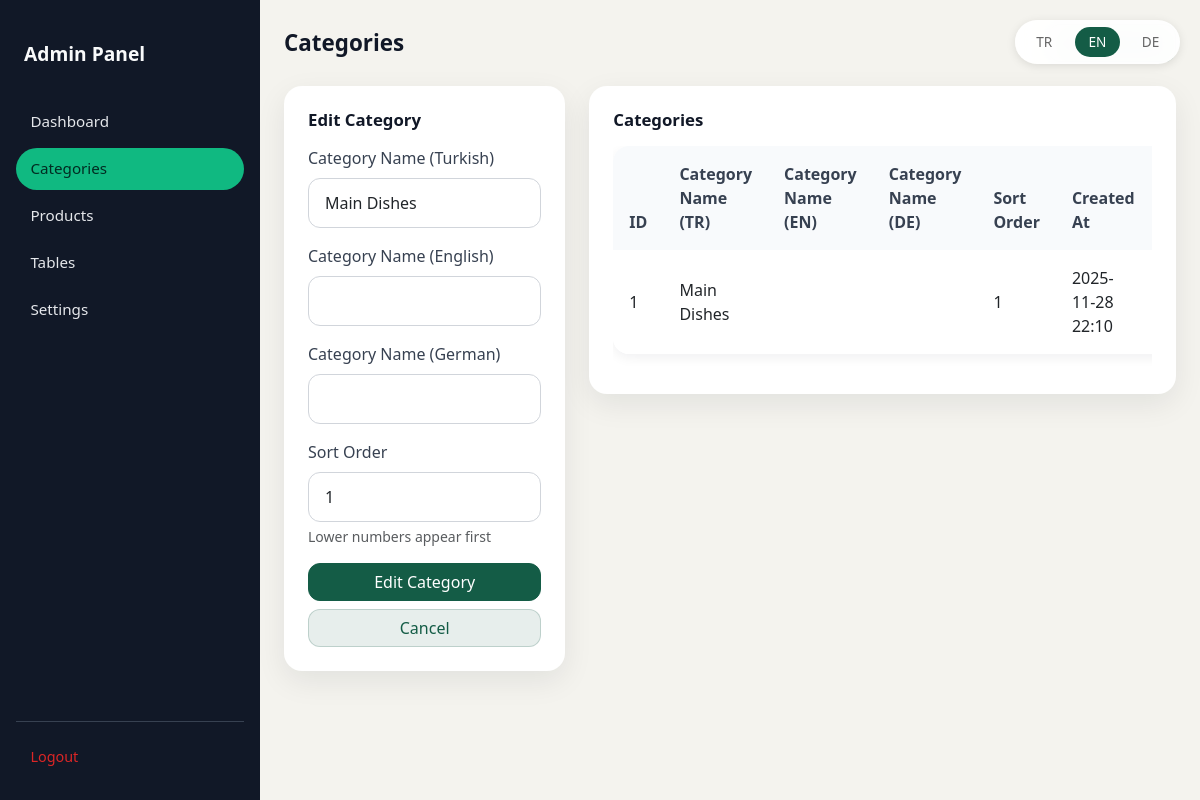
The app's page /admin/categories.php?edit_id=1 (signed in) with its own data.
### tables this page shows
CREATE TABLE IF NOT EXISTS categories (
    id INT AUTO_INCREMENT PRIMARY KEY,
    restaurant_id INT NOT NULL,
    name VARCHAR(100),
    sort_order INT DEFAULT 0,
    created_at TIMESTAMP DEFAULT CURRENT_TIMESTAMP,
    FOREIGN KEY (restaurant_id) REFERENCES restaurants(id) ON DELETE CASCADE
);

### app/includes/lang.php (called while the page is built, shortened)
<?php
function getSupportedLanguages(): array {
    return [
        'tr' => ['code' => 'tr', 'name' => 'Türkçe'],
        'en' => ['code' => 'en', 'name' => 'English'],
        'de' => ['code' => 'de', 'name' => 'Deutsch'],
    ];
}
function t(string $key, array $replacements = []): string {
    $translation = $GLOBALS['translations'][$key] ?? $key;
    return $translation;
}
function getCurrentLangCode(): string {
    return $GLOBALS['current_lang'];
}
function buildLanguageUrl(string $langCode): string {
    $currentUrl = $_SERVER['REQUEST_URI'];
    $urlParts = parse_url($currentUrl);
    $queryParams = [];
    if (isset($urlParts['query'])) {
        parse_str($urlParts['query'], $queryParams);
    }
    $queryParams['lang'] = $langCode;
    $newQuery = http_build_query($queryParams);
    $newUrl = $urlParts['path'] . ($newQuery ? '?' . $newQuery : '');
    return $newUrl;
}
?>

### public/admin/categories.php (the view, shortened to what this page needs)
<?php
$pdo = getDb();
$editCategory = null;
if (isset($_GET['edit_id'])) {
    $editId = (int)$_GET['edit_id'];
    try {
        $stmt = $pdo->prepare("SELECT * FROM categories WHERE id = :id AND restaurant_id = 1");
        $stmt->bindParam(':id', $editId);
        $stmt->execute();
        $editCategory = $stmt->fetch();
    } catch (PDOException $e) {
        $error = 'Error fetching category: ' . $e->getMessage();
    }
}
try {
    $stmt = $pdo->prepare("SELECT * FROM categories WHERE restaurant_id = 1 ORDER BY sort_order, id");
    $stmt->execute();
    $categories = $stmt->fetchAll();
} catch (PDOException $e) {
    $error = 'Error fetching categories: ' . $e->getMessage();
    $categories = [];
}
?>
<!DOCTYPE html>
<html lang="<?= getCurrentLangCode() ?>">
<head>
    <link href="https://cdn.jsdelivr.net/npm/bootstrap@5.3.0/dist/css/bootstrap.min.css" rel="stylesheet">
    <link href="/assets/admin.css?v=<?= time() ?>" rel="stylesheet">
</head>
<body class="admin-body">
    <div class="language-switcher d-none d-md-block">
        <?php
        $supportedLangs = getSupportedLanguages();
        $currentLang = getCurrentLangCode();
        ?>
        <?php foreach ($supportedLangs as $langCode => $langInfo): ?>
            <a href="<?= buildLanguageUrl($langCode) ?>"
               class="btn btn-sm <?= $currentLang === $langCode ? 'active' : '' ?>"
               title="<?= htmlspecialchars($langInfo['name']) ?>">
                <?= strtoupper($langCode) ?>
            </a>
        <?php endforeach; ?>
    </div>
    <div class="admin-layout">
        <div class="admin-sidebar" id="mobileSidebar">
            <a href="/admin/dashboard.php" class="admin-sidebar-brand"><?= t('admin.title') ?></a>
            <nav class="admin-sidebar-nav">
                <a href="/admin/dashboard.php"><?= t('admin.dashboard') ?></a>
                <a href="/admin/categories.php" class="active"><?= t('admin.categories') ?></a>
                <a href="/admin/products.php"><?= t('admin.products') ?></a>
                <a href="/admin/tables.php"><?= t('admin.tables') ?></a>
                <a href="/admin/settings.php"><?= t('admin.settings') ?></a>
            </nav>
            <div class="admin-sidebar-footer">
                <a href="/admin/logout.php"><?= t('admin.logout') ?></a>
            </div>
        </div>
        <div class="admin-content">
            <div class="admin-topbar">
                <h1 class="admin-page-title"><?= t('admin.categories') ?></h1>
                <a href="/admin/dashboard.php" class="btn btn-primary-soft">← <?= t('admin.dashboard') ?></a>
            </div>
            <div class="row">
                <div class="col-md-4">
                    <div class="admin-card">
                        <div class="admin-card-header">
                            <h5 class="admin-card-title"><?= $editCategory ? t('admin.edit_category') : t('admin.add_category') ?></h5>
                        </div>
                        <form method="POST">
                            <div class="mb-3">
                                <label for="name" class="form-label"><?= t('admin.category_name_tr') ?></label>
                                <input type="text" class="form-control" id="name" name="name"
                                       value="<?= htmlspecialchars($editCategory['name'] ?? '') ?>" required>
                            </div>
                            <div class="mb-3">
                                <label for="name_en" class="form-label"><?= t('admin.category_name_en') ?></label>
                                <input type="text" class="form-control" id="name_en" name="name_en"
                                       value="<?= htmlspecialchars($editCategory['name_en'] ?? '') ?>">
                            </div>
                            <div class="mb-3">
                                <label for="name_de" class="form-label"><?= t('admin.category_name_de') ?></label>
                                <input type="text" class="form-control" id="name_de" name="name_de"
                                       value="<?= htmlspecialchars($editCategory['name_de'] ?? '') ?>">
                            </div>
                            <div class="mb-3">
                                <label for="sort_order" class="form-label"><?= t('admin.sort_order') ?></label>
                                <input type="number" class="form-control" id="sort_order" name="sort_order"
                                       value="<?= $editCategory['sort_order'] ?? 0 ?>" min="0">
                                <div class="form-text">Lower numbers appear first</div>
                            </div>
                            <div class="d-grid gap-2">
                                <button type="submit" class="btn btn-primary">
                                    <?= $editCategory ? t('admin.edit_category') : t('admin.add_category') ?>
                                </button>
                                <?php if ($editCategory): ?>
                                    <a href="/admin/categories.php" class="btn btn-primary-soft"><?= t('admin.cancel') ?></a>
                                <?php endif; ?>
                            </div>
                        </form>
                    </div>
                </div>
                <div class="col-md-8">
                    <div class="admin-card">
                        <div class="admin-card-header">
                            <h5 class="admin-card-title"><?= t('admin.categories') ?></h5>
                        </div>
                        <?php if (empty($categories)): ?>
                            <div class="text-center py-4">
                                <p class="text-muted">No categories found. Add your first category using the form on the left.</p>
                            </div>
                        <?php else: ?>
                            <div class="table-responsive">
                                <table class="table table-rounded">
                                    <thead>
                                        <tr>
                                            <th>ID</th>
                                            <th><?= t('admin.category_name') ?> (TR)</th>
                                            <th><?= t('admin.category_name') ?> (EN)</th>
                                            <th><?= t('admin.category_name') ?> (DE)</th>
                                            <th><?= t('admin.sort_order') ?></th>
                                            <th>Created At</th>
                                        </tr>
                                    </thead>
                                    <tbody>
                                        <?php foreach ($categories as $category): ?>
                                            <tr>
                                                <td><?= $category['id'] ?></td>
                                                <td><?= htmlspecialchars($category['name']) ?></td>
                                                <td><?= htmlspecialchars($category['name_en'] ?? '') ?></td>
                                                <td><?= htmlspecialchars($category['name_de'] ?? '') ?></td>
                                                <td><?= $category['sort_order'] ?></td>
                                                <td><?= date('Y-m-d H:i', strtotime($category['created_at'])) ?></td>
                                            </tr>
                                        <?php endforeach; ?>
                                    </tbody>
                                </table>
                            </div>
                        <?php endif; ?>
                    </div>
                </div>
            </div>
        </div>
    </div>
</body>
</html>

### public/assets/admin.css (style rules this page uses)
body.admin-body { background: #f4f3ee; font-family: system-ui, -apple-system, BlinkMacSystemFont, "Segoe UI", sans-serif; }
.admin-layout { display: flex; min-height: 100vh; }
.admin-sidebar { width: 260px; background: #111827; color: #e5e7eb; display: flex; flex-direction: column; padding: 1.5rem 1rem; position: fixed; height: 100vh; overflow-y: auto; }
.admin-sidebar-brand { font-weight: 700; font-size: 1.2rem; color: #f9fafb; margin-bottom: 1.5rem; margin-top: 0.5rem; text-decoration: none; display: block; padding: 0.5rem; border-radius: 8px; transition: background 0.2s ease; }
.admin-sidebar-nav { flex: 1; }
.admin-sidebar-nav a { display: block; padding: 0.6rem 0.9rem; border-radius: 999px; color: #e5e7eb; text-decoration: none; font-size: 0.95rem; margin-bottom: 0.3rem; transition: all 0.2s ease; }
.admin-sidebar-nav a.active { background: #10b981; color: #022c22; font-weight: 500; }
.admin-sidebar-footer { margin-top: auto; padding-top: 1rem; border-top: 1px solid #374151; }
.admin-sidebar-footer a { color: #dc2626; text-decoration: none; font-size: 0.9rem; padding: 0.5rem 0.9rem; border-radius: 8px; display: block; transition: background 0.2s ease; }
.admin-content { flex: 1; margin-left: 260px; padding: 1.5rem; }
.admin-topbar { display: flex; justify-content: space-between; align-items: center; margin-bottom: 1.5rem; }
.admin-page-title { font-size: 1.4rem; font-weight: 600; color: #111827; margin: 0; }
.admin-card { background: #ffffff; border-radius: 18px; box-shadow: 0 10px 30px rgba(15, 23, 42, 0.08); padding: 1.5rem; margin-bottom: 1.5rem; border: none; transition: box-shadow 0.2s ease; }
.admin-card-header { display: flex; justify-content: space-between; align-items: center; margin-bottom: 1rem; }
.admin-card-title { font-weight: 600; font-size: 1.05rem; color: #111827; margin: 0; }
.table-rounded { border-radius: 16px; overflow: hidden; box-shadow: 0 4px 12px rgba(15, 23, 42, 0.06); }
.table-rounded thead th { background: #f8fafc; border: none; font-weight: 600; color: #374151; padding: 1rem; }
.table-rounded tbody td { border: none; padding: 1rem; vertical-align: middle; }
.table-rounded tbody tr { border-bottom: 1px solid #f1f5f9; }
.table-rounded tbody tr:last-child { border-bottom: none; }
.btn-primary-soft { background: rgba(20, 92, 70, 0.1); color: #145c46; border: 1px solid rgba(20, 92, 70, 0.2); font-weight: 500; border-radius: 12px; transition: all 0.2s ease; }
.btn-primary { background: #145c46; border-color: #145c46; border-radius: 12px; font-weight: 500; transition: all 0.2s ease; }
.form-control { border-radius: 12px; border: 1px solid #d1d5db; padding: 0.75rem 1rem; transition: all 0.2s ease; }
.form-label { font-weight: 500; color: #374151; margin-bottom: 0.5rem; }

### public/admin/categories.php (style rules this page uses)
.language-switcher { position: fixed; top: 20px; right: 20px; z-index: 1050; background: rgba(255, 255, 255, 0.95); backdrop-filter: blur(10px); border-radius: 25px; padding: 5px; box-shadow: 0 2px 10px rgba(0, 0, 0, 0.1); }
.language-switcher .btn { border-radius: 20px; font-size: 0.85em; padding: 5px 12px; margin: 2px; min-width: 45px; border: none; background: transparent; color: #666; transition: all 0.2s ease; }
.language-switcher .btn.active { background: #145c46; color: white; font-weight: 500; }

### records on screen
categories: name "Main Dishes", sort_order "1", id "1", created_at "2025-11-28 22:10"

### other values on screen
$langCode "TR"
$langCode "EN"
$langCode "DE"
t('admin.title') "Admin Panel"
t('admin.dashboard') "Dashboard"
t('admin.categories') "Categories"
t('admin.products') "Products"
t('admin.tables') "Tables"
t('admin.settings') "Settings"
t('admin.logout') "Logout"
t('admin.edit_category') "Edit Category"
t('admin.category_name_tr') "Category Name (Turkish)"
t('admin.category_name_en') "Category Name (English)"
t('admin.category_name_de') "Category Name (German)"
t('admin.sort_order') "Sort Order"
